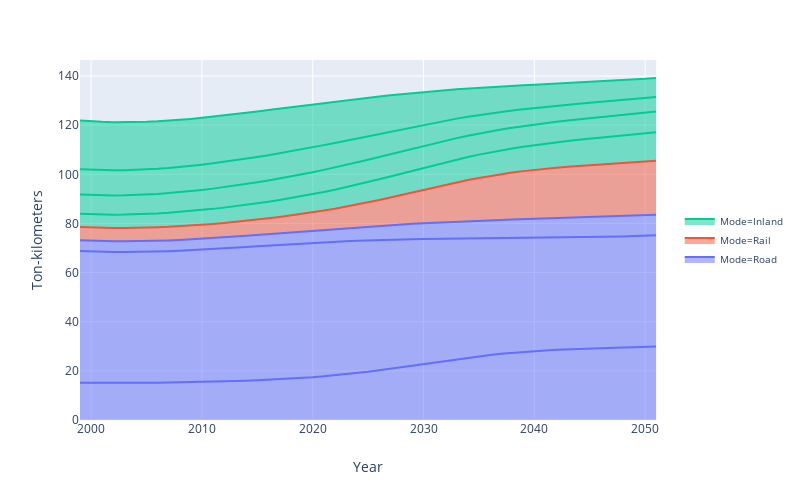
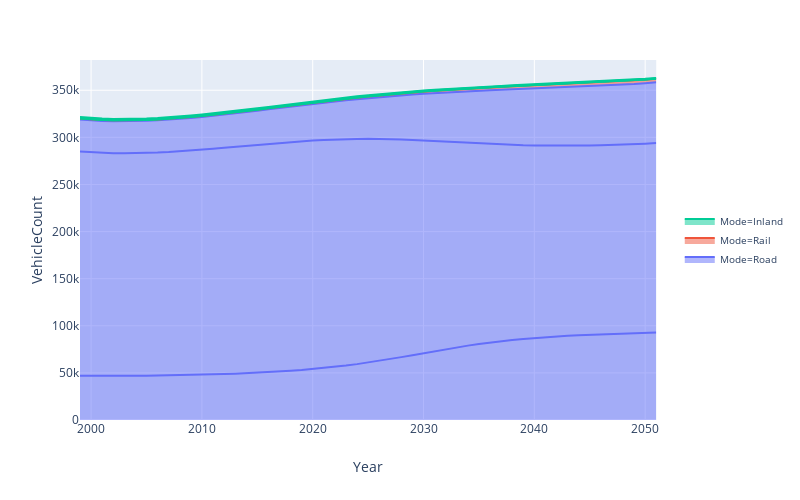

The cell these charts' notebook holds for them, in order:
### Code cell
###    R U N   F U N C T I O N S   F R E I G H T   T R A N S P O R T 

# ### H I G H   S C E N A R I O 
# dfHF, DHF = RoadFirst(x, PolyHF)
# BinaryShifts(x, DHF, 'HoogFreight', figs=False)
# dfHF, STVhf = ServiceToFreightVehicles(x, dfHF, figs=False)
# PlotService(x, dfHF, y='Share', scn='HoogFreight', figs=False)
# PlotService(x, dfHF, y='Ton-kilometers', scn='HoogFreight', figs=False)
# PlotService(x, dfHF, y='VehicleCount', scn='HoogFreight', figs=False)

### L O W   S C E N A R I O 
dfLF, DLF = RoadFirst(x, PolyLF, PW=PW)
BinaryShifts(x, DLF, 'LaagFreight', figs=False)
dfLF, STVlf = ServiceToFreightVehicles(x, dfLF, figs=False, PW=PW)
PlotService(x, dfLF, y='Share', scn='LaagFreight', figs=False)
PlotService(x, dfLF, y='Ton-kilometers', scn='LaagFreight', figs=True)
PlotService(x, dfLF, y='VehicleCount', scn='LaagFreight', figs=True)
